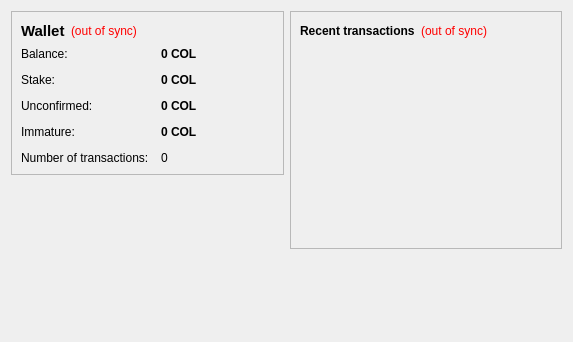
<?xml version="1.0" encoding="UTF-8"?>
<ui version="4.0">
 <class>OverviewPage</class>
 <widget class="QWidget" name="OverviewPage">
  <property name="geometry">
   <rect>
    <x>0</x>
    <y>0</y>
    <width>573</width>
    <height>342</height>
   </rect>
  </property>
  <property name="windowTitle">
   <string>Form</string>
  </property>
  <layout class="QHBoxLayout" name="horizontalLayout" stretch="1,1">
   <item>
    <layout class="QVBoxLayout" name="verticalLayout_2">
     <item>
      <widget class="QFrame" name="frame">
       <property name="frameShape">
        <enum>QFrame::StyledPanel</enum>
       </property>
       <property name="frameShadow">
        <enum>QFrame::Raised</enum>
       </property>
       <layout class="QVBoxLayout" name="verticalLayout_4">
        <item>
         <layout class="QHBoxLayout" name="horizontalLayout_4">
          <item>
           <widget class="QLabel" name="label_5">
            <property name="font">
             <font>
              <pointsize>11</pointsize>
              <weight>75</weight>
              <bold>true</bold>
             </font>
            </property>
            <property name="text">
             <string>Wallet</string>
            </property>
           </widget>
          </item>
          <item>
           <widget class="QLabel" name="labelWalletStatus">
            <property name="toolTip">
             <string>The displayed information may be out of date. Your wallet automatically synchronizes with the ColossusCoin network after a connection is established, but this process has not completed yet.</string>
            </property>
            <property name="styleSheet">
             <string notr="true">QLabel { color: red; }</string>
            </property>
            <property name="text">
             <string notr="true">(out of sync)</string>
            </property>
            <property name="alignment">
             <set>Qt::AlignLeading|Qt::AlignLeft|Qt::AlignVCenter</set>
            </property>
           </widget>
          </item>
          <item>
           <spacer name="horizontalSpacer_2">
            <property name="orientation">
             <enum>Qt::Horizontal</enum>
            </property>
            <property name="sizeHint" stdset="0">
             <size>
              <width>40</width>
              <height>20</height>
             </size>
            </property>
           </spacer>
          </item>
         </layout>
        </item>
        <item>
         <layout class="QFormLayout" name="formLayout_2">
          <property name="fieldGrowthPolicy">
           <enum>QFormLayout::AllNonFixedFieldsGrow</enum>
          </property>
          <property name="horizontalSpacing">
           <number>12</number>
          </property>
          <property name="verticalSpacing">
           <number>12</number>
          </property>
          <item row="0" column="0">
           <widget class="QLabel" name="label">
            <property name="text">
             <string>Balance:</string>
            </property>
           </widget>
          </item>
          <item row="0" column="1">
           <widget class="QLabel" name="labelBalance">
            <property name="font">
             <font>
              <weight>75</weight>
              <bold>true</bold>
             </font>
            </property>
            <property name="cursor">
             <cursorShape>IBeamCursor</cursorShape>
            </property>
            <property name="toolTip">
             <string>Your current balance</string>
            </property>
            <property name="text">
             <string notr="true">0 COL</string>
            </property>
            <property name="textInteractionFlags">
             <set>Qt::LinksAccessibleByMouse|Qt::TextSelectableByKeyboard|Qt::TextSelectableByMouse</set>
            </property>
           </widget>
          </item>
          <item row="1" column="0">
           <widget class="QLabel" name="label_6">
            <property name="text">
             <string>Stake:</string>
            </property>
           </widget>
          </item>
          <item row="1" column="1">
           <widget class="QLabel" name="labelStake">
            <property name="font">
             <font>
              <weight>75</weight>
              <bold>true</bold>
             </font>
            </property>
            <property name="cursor">
             <cursorShape>IBeamCursor</cursorShape>
            </property>
            <property name="toolTip">
             <string>Total of coins that was staked, and do not yet count toward the current balance</string>
            </property>
            <property name="text">
             <string notr="true">0 COL</string>
            </property>
            <property name="textInteractionFlags">
             <set>Qt::LinksAccessibleByMouse|Qt::TextSelectableByKeyboard|Qt::TextSelectableByMouse</set>
            </property>
           </widget>
          </item>
          <item row="2" column="0">
           <widget class="QLabel" name="label_3">
            <property name="text">
             <string>Unconfirmed:</string>
            </property>
           </widget>
          </item>
          <item row="2" column="1">
           <widget class="QLabel" name="labelUnconfirmed">
            <property name="font">
             <font>
              <weight>75</weight>
              <bold>true</bold>
             </font>
            </property>
            <property name="cursor">
             <cursorShape>IBeamCursor</cursorShape>
            </property>
            <property name="toolTip">
             <string>Total of transactions that have yet to be confirmed, and do not yet count toward the current balance</string>
            </property>
            <property name="text">
             <string notr="true">0 COL</string>
            </property>
            <property name="textInteractionFlags">
             <set>Qt::LinksAccessibleByMouse|Qt::TextSelectableByKeyboard|Qt::TextSelectableByMouse</set>
            </property>
           </widget>
          </item>
          <item row="3" column="0">
           <widget class="QLabel" name="labelImmatureText">
            <property name="text">
             <string>Immature:</string>
            </property>
           </widget>
          </item>
          <item row="3" column="1">
           <widget class="QLabel" name="labelImmature">
            <property name="font">
             <font>
              <weight>75</weight>
              <bold>true</bold>
             </font>
            </property>
            <property name="toolTip">
             <string>Mined balance that has not yet matured</string>
            </property>
            <property name="text">
             <string notr="true">0 COL</string>
            </property>
            <property name="textInteractionFlags">
             <set>Qt::LinksAccessibleByMouse|Qt::TextSelectableByKeyboard|Qt::TextSelectableByMouse</set>
            </property>
           </widget>
          </item>
          <item row="4" column="0">
           <widget class="QLabel" name="label_2">
            <property name="text">
             <string>Number of transactions:</string>
            </property>
           </widget>
          </item>
          <item row="4" column="1">
           <widget class="QLabel" name="labelNumTransactions">
            <property name="toolTip">
             <string>Total number of transactions in wallet</string>
            </property>
            <property name="text">
             <string notr="true">0</string>
            </property>
           </widget>
          </item>
         </layout>
        </item>
       </layout>
      </widget>
     </item>
     <item>
      <spacer name="verticalSpacer">
       <property name="orientation">
        <enum>Qt::Vertical</enum>
       </property>
       <property name="sizeHint" stdset="0">
        <size>
         <width>20</width>
         <height>40</height>
        </size>
       </property>
      </spacer>
     </item>
    </layout>
   </item>
   <item>
    <layout class="QVBoxLayout" name="verticalLayout_3">
     <item>
      <widget class="QFrame" name="frame_2">
       <property name="frameShape">
        <enum>QFrame::StyledPanel</enum>
       </property>
       <property name="frameShadow">
        <enum>QFrame::Raised</enum>
       </property>
       <layout class="QVBoxLayout" name="verticalLayout">
        <item>
         <layout class="QHBoxLayout" name="horizontalLayout_2">
          <item>
           <widget class="QLabel" name="label_4">
            <property name="text">
             <string>&lt;b&gt;Recent transactions&lt;/b&gt;</string>
            </property>
           </widget>
          </item>
          <item>
           <widget class="QLabel" name="labelTransactionsStatus">
            <property name="toolTip">
             <string>The displayed information may be out of date. Your wallet automatically synchronizes with the ColossusCoin network after a connection is established, but this process has not completed yet.</string>
            </property>
            <property name="styleSheet">
             <string notr="true">QLabel { color: red; }</string>
            </property>
            <property name="text">
             <string notr="true">(out of sync)</string>
            </property>
            <property name="alignment">
             <set>Qt::AlignRight|Qt::AlignTrailing|Qt::AlignVCenter</set>
            </property>
           </widget>
          </item>
          <item>
           <spacer name="horizontalSpacer">
            <property name="orientation">
             <enum>Qt::Horizontal</enum>
            </property>
            <property name="sizeHint" stdset="0">
             <size>
              <width>40</width>
              <height>20</height>
             </size>
            </property>
           </spacer>
          </item>
         </layout>
        </item>
        <item>
         <widget class="QListView" name="listTransactions">
          <property name="styleSheet">
           <string notr="true">QListView { background: transparent; }</string>
          </property>
          <property name="frameShape">
           <enum>QFrame::NoFrame</enum>
          </property>
          <property name="verticalScrollBarPolicy">
           <enum>Qt::ScrollBarAlwaysOff</enum>
          </property>
          <property name="horizontalScrollBarPolicy">
           <enum>Qt::ScrollBarAlwaysOff</enum>
          </property>
          <property name="selectionMode">
           <enum>QAbstractItemView::NoSelection</enum>
          </property>
         </widget>
        </item>
       </layout>
      </widget>
     </item>
     <item>
      <spacer name="verticalSpacer_2">
       <property name="orientation">
        <enum>Qt::Vertical</enum>
       </property>
       <property name="sizeHint" stdset="0">
        <size>
         <width>20</width>
         <height>40</height>
        </size>
       </property>
      </spacer>
     </item>
    </layout>
   </item>
  </layout>
 </widget>
 <resources/>
 <connections/>
</ui>
